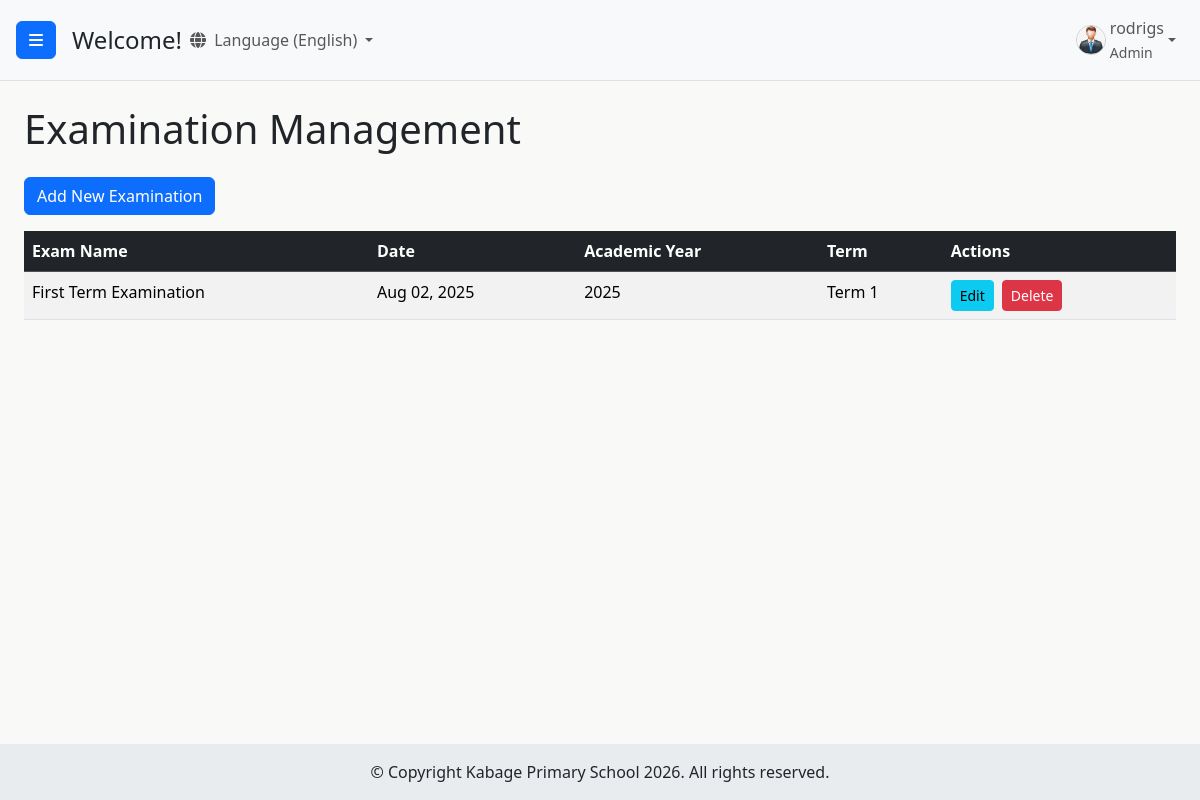
Page /students/examinations/ (signed in) on the committed database.
### users/models.py (models this page shows, shortened)
class CustomUser(AbstractUser):
    ROLE_CHOICES = (
        ('admin', 'Admin'),
        ('headteacher', 'Head Teacher'),
        ('class_teacher', 'Class Teacher'),
        ('academic_teacher', 'Academic Teacher'),
        ('statistic_teacher', 'Statistic Teacher'),
        ('subject_teacher', 'Subject Teacher'),
    )
    GENDER_CHOICES = (
        ('M', 'Male'),
        ('F', 'Female'),
        ('O', 'Other'), # Optional: for inclusivity
    )
    role = models.CharField(max_length=20, choices=ROLE_CHOICES, default='academic_teacher')
    is_approved = models.BooleanField(default=False)
    phone_regex = RegexValidator(regex=r'^\+?1?\d{9,15}$',
                                 message="Phone number must be entered in the format: '+999999999'. Up to 15 digits allowed.")
    phone_number = models.CharField(validators=[phone_regex],
                                    max_length=17,
                                    blank=True,
                                    null=True,
                                    unique=True
                                    )
    gender = models.CharField(max_length=1, choices=GENDER_CHOICES, blank=True, null=True)
    address = models.CharField(max_length=255, blank=True, null=True) # <-- ADD THIS FIELD if it's not there
    security_question_1 = models.CharField(max_length=255, blank=True, null=True)
    security_answer_1 = models.CharField(max_length=255, blank=True, null=True)
    security_question_2 = models.CharField(max_length=255, blank=True, null=True)
    security_answer_2 = models.CharField(max_length=255, blank=True, null=True)
    security_question_3 = models.CharField(max_length=255, blank=True, null=True)
    security_answer_3 = models.CharField(max_length=255, blank=True, null=True)
    security_questions_set = models.BooleanField(default=False)
    groups = models.ManyToManyField(
        Group,
        verbose_name=('groups'),
        blank=True,
        help_text=(
            'The groups this user belongs to. A user will get all permissions '
            'granted to each of their groups.'
        ),
        related_name="customuser_set",
        related_query_name="customuser",
    )
    user_permissions = models.ManyToManyField(
        Permission,
        verbose_name=('user permissions'),
        blank=True,
        help_text=('Specific permissions for this user.'),
        related_name="customuser_set",
        related_query_name="customuser",
    )

### students/models.py (models this page shows, shortened)
class Examination(models.Model):
    TERM_CHOICES = [
        ('1', 'Term 1'),
        ('2', 'Term 2'),
        ('3', 'Term 3'),
    ]
    EXAM_NAME_CHOICES = [
        ('First Midterm Test', 'First Midterm Test'),
        ('First Term Examination', 'First Term Examination'),
        ('Second Midterm Test', 'Second Midterm Test'),
        ('Annual Examination', 'Annual Examination'),
        ('Mock Examination', 'Mock Examination'),
    ]
    name = models.CharField(max_length=255, choices=EXAM_NAME_CHOICES) # This is the main change
    date = models.DateField()
    academic_year = models.IntegerField()
    term = models.CharField(max_length=1, choices=TERM_CHOICES)
    classes_taking_exam = models.ManyToManyField('Class', related_name='examinations')
    class Meta:
        unique_together = ('name', 'academic_year', 'term')
        ordering = ['-academic_year', 'term', 'date', 'name']

### students/views.py (the view)
# urls.py: path('examinations/', views.examination_list, name='examination_list'),
@login_required
@user_passes_test(is_admin_or_academic_teacher, login_url='/users/login/')
def examination_list(request):
    examinations = Examination.objects.all().order_by('-academic_year', 'term', 'date', 'name')
    can_manage_examinations = is_admin(request.user)
    context = {
        'examinations': examinations,
        'can_manage_examinations': can_manage_examinations
    }
    return render(request, 'students/examination_list.html', context)

### students/views.py (called while the page is built)
def is_admin(user):
    return user.is_authenticated and user.role == 'admin'

def is_admin_or_academic_teacher(user):
    return is_admin(user) or is_academic_teacher(user)

### templates/students/examination_list.html (shortened to what this page needs)
{% extends 'base.html' %}
{% block content %}
<h1 class="mb-4">Examination Management</h1>
{% if can_manage_examinations %}
    <div class="mb-3">
        <a href="{% url 'examination_add' %}" class="btn btn-primary">Add New Examination</a>
    </div>
{% endif %}
<div class="table-responsive">
    <table class="table table-striped table-hover">
        <thead class="table-dark">
            <tr>
                <th>Exam Name</th>
                <th>Date</th>
                <th>Academic Year</th>
                <th>Term</th>
                {% if can_manage_examinations %}
                <th>Actions</th>
                {% endif %}
            </tr>
        </thead>
        <tbody>
            {% for exam in examinations %}
            <tr>
                <td>{{ exam.name }}</td>
                <td>{{ exam.date|date:"M d, Y" }}</td>
                <td>{{ exam.academic_year }}</td>
                <td>{{ exam.get_term_display }}</td>
                {% if can_manage_examinations %}
                <td>
                    <a href="{% url 'examination_edit' exam.pk %}" class="btn btn-sm btn-info me-1">Edit</a>
                    <a href="{% url 'examination_delete' exam.pk %}" class="btn btn-sm btn-danger">Delete</a>
                </td>
                {% endif %}
            </tr>
            {% empty %}
            <tr>
                <td colspan="5">No examinations found.</td>
            </tr>
            {% endfor %}
        </tbody>
    </table>
</div>
{% endblock %}

### templates/base.html (shortened to what this page needs)
{% load static %}
{% load i18n %}
<!DOCTYPE html>
<html lang="en">
<head>
    <link href="https://cdn.jsdelivr.net/npm/bootstrap@5.3.3/dist/css/bootstrap.min.css" rel="stylesheet">
    <link rel="stylesheet" href="https://cdn.jsdelivr.net/npm/bootstrap-icons@1.10.5/font/bootstrap-icons.css">
    <link rel="stylesheet" href="https://cdnjs.cloudflare.com/ajax/libs/font-awesome/6.5.2/css/all.min.css" />
    {% block dashboard_css %}
        <link rel="stylesheet" href="{% static 'users/css/dashboard.css' %}">
    {% endblock %}
</head>
<body class="d-flex flex-column min-vh-100">
    {% block body_content %}
        <div class="d-flex flex-grow-1" id="wrapper">
            <div id="page-content-wrapper" class="flex-grow-1 d-flex flex-column">
                <nav class="navbar navbar-expand-lg navbar-light bg-light border-bottom">
                    <button class="btn btn-primary" id="menu-toggle">
                        <i class="fas fa-bars"></i>
                    </button>
                    <h4 class="ms-3 my-0">{% block page_heading %}Welcome!{% endblock %}</h4>
                    {% get_current_language as LANGUAGE_CODE %}
                <div class="collapse navbar-collapse" id="navbarSupportedContent">
                    <ul class="navbar-nav me-auto mt-2 mt-lg-0">
                        <li class="nav-item dropdown">
                            <a class="nav-link dropdown-toggle" href="#" id="navbarDropdownLanguage" role="button" data-bs-toggle="dropdown" aria-expanded="false">
                                <i class="fas fa-globe me-1"></i>
                                {% if LANGUAGE_CODE == 'en' %}{% translate "Language" %} (English){% else %}{% translate "Language" %} (Kiswahili){% endif %}
                            </a>
                                {% get_language_info for 'en' as lang_en %}
                                {% get_language_info for 'sw' as lang_sw %}
                        </li>
                    </ul>
                    <ul class="navbar-nav mt-2 mt-lg-0">
                        {% if user.is_authenticated %}
                            <li class="nav-item dropdown">
                                <a class="nav-link dropdown-toggle d-flex align-items-center" href="#" id="navbarDropdownDashboard" role="button" data-bs-toggle="dropdown" data-bs-display="static" aria-expanded="false">
                                    {% if user.gender == 'M' %}
                                        <img src="{% static 'users/img/male_icon.png' %}" alt="Male User Icon" class="rounded-circle me-1" style="width: 30px; height: 30px; object-fit: cover;">
                                    {% elif user.gender == 'F' %}
                                        <img src="{% static 'users/img/female_icon.png' %}" alt="Female User Icon" class="rounded-circle me-1" style="width: 30px; height: 30px; object-fit: cover;">
                                    {% else %}
                                        <i class="fas fa-user me-1"></i>
                                    {% endif %}
                                    <span>
                                        {% if user.first_name and user.last_name %}
                                            {{ user.first_name }} {{ user.last_name }}
                                        {% else %}
                                            {{ user.username }}
                                        {% endif %}
                                        {% if user.role %}
                                            <br><small>{{ user.get_role_display }}</small>
                                        {% endif %}
                                    </span>
                                </a>
                            </li>
                        {% else %}
                            <li class="nav-item">
                                <a class="nav-link" href="{% url 'login' %}">{% translate "Login" %}</a>
                            </li>
                        {% endif %}
                    </ul>
                </div>
                </nav>
                <div id="main-content-area" class="flex-grow-1 overflow-auto">
                    {% block content %}{% endblock %}
                </div>
            </div>
        </div>
    {% endblock body_content %}
    <footer id="main-site-footer" class="text-dark text-center py-3">
        <div class="container-fluid">
            <p class="mb-0">&copy; Copyright Kabage Primary School {% now "Y" %}. All rights reserved.</p>
        </div>
    </footer>
</body>
</html>

### users/static/users/css/dashboard.css (style rules this page uses)
html, body { height: 100%; margin: 0; padding: 0; font-family: 'Segoe UI', Tahoma, Geneva, Verdana, sans-serif; overflow-x: hidden; }
body { display: flex; flex-direction: column; min-height: 100vh; }
#wrapper { display: flex; flex-grow: 1; width: 100%; overflow: hidden; }
#page-content-wrapper { display: flex; flex-direction: column; flex-grow: 1; overflow-x: hidden; width: 100%; transition: margin .25s ease-out; }
#main-content-area { flex-grow: 1; padding: 1.5rem; background-color: #f9faf8; padding-bottom: 70px; }
@media (min-width: 768px) { #page-content-wrapper { width: calc(100% - 250px); } }
#page-content-wrapper .navbar { padding: 0.5rem 1rem; }
.navbar-nav .nav-item .nav-link img { border: 1px solid #ccc; }
#main-site-footer { background-color: #e9ecef; color: #343a40; text-align: center; padding: 1rem 0; width: 100%; flex-shrink: 0; z-index: 10; }
#wrapper { display: flex; }
#page-content-wrapper { min-width: 0; width: 100%; display: flex; flex-direction: column; }

### rows in the picture
CustomUser: username "rodrigs", role "Admin"
Examination: name "First Term Examination", date "Aug 02, 2025", academic_year "2025", term "Term 1"
